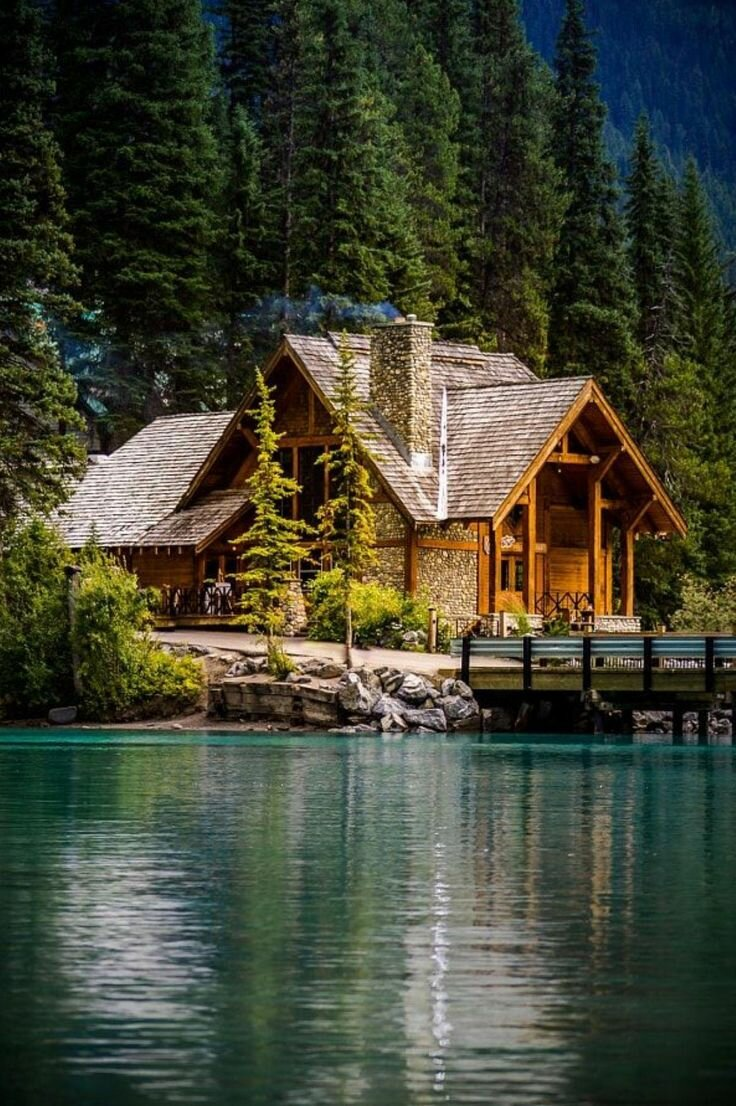
#> input picture Task2/photo.jpg, 736 x 1106 px
$ jupyter execute Task2.ipynb
#> lines starting #> are read from the running program, lines starting #| are printed output that depends on the picture
[cell 1]
import cv2
import numpy as np

[cell 2]
def saturation(filename, ratio=1.2):
#> called with filename = 'photo.jpg', ratio = 0.5
    print("Saturation change: Start")
    bgr_image = cv2.imread(filename, 1)
#> bgr_image is the input picture: shape (1106, 736, 3); mean B, G, R 52.9, 69.3, 65.8
    lab_image = cv2.cvtColor(bgr_image, cv2.COLOR_BGR2LAB)
#> lab_image: shape (1106, 736, 3); mean of channels 0, 1, 2 71.6, 124.4, 136.9
    l = np.array(lab_image[:, :, 0], np.float32)
    a = np.array(lab_image[:, :, 1], np.float32)
    b = np.array(lab_image[:, :, 2], np.float32)
    h, w = a.shape
#> h = 1106; w = 736
    for i in range(h):
        for k in range(w):
            a[i, k] = min(255, a[i, k] * ratio)
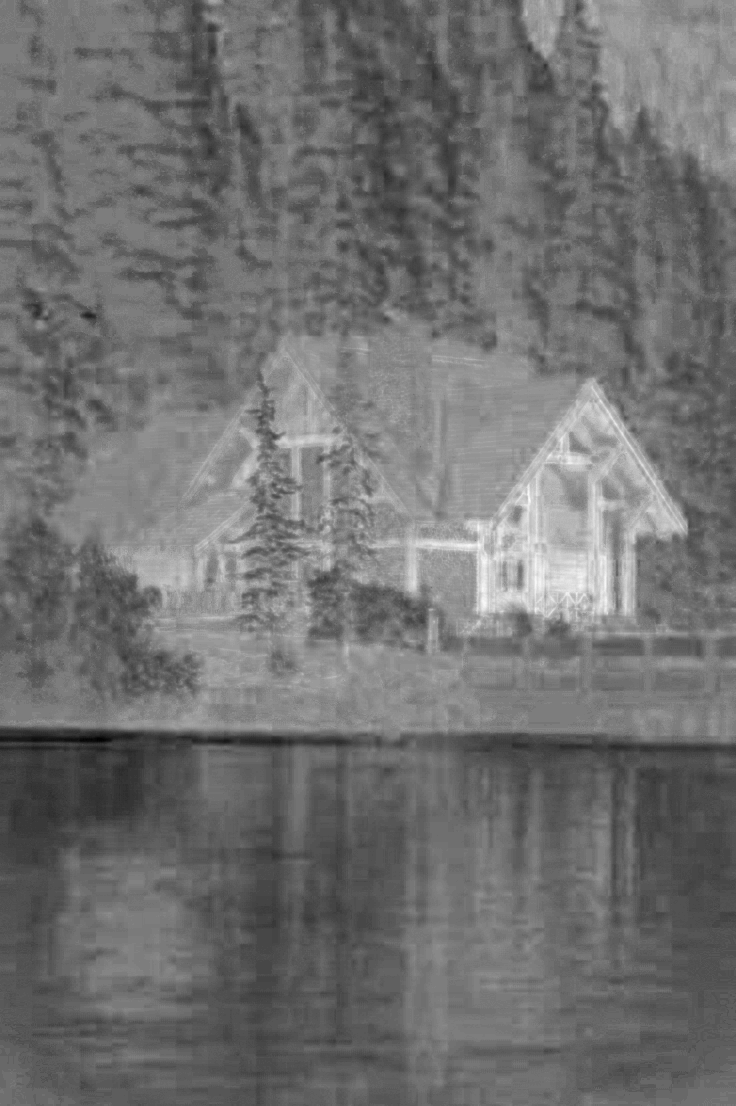
#> a: shape (1106, 736) float32; min 46.5, max 82, mean 62.2; drawn with min black and max white
    h, w = b.shape
    for i in range(h):
        for k in range(w):
            b[i, k] = min(255, b[i, k] * ratio)
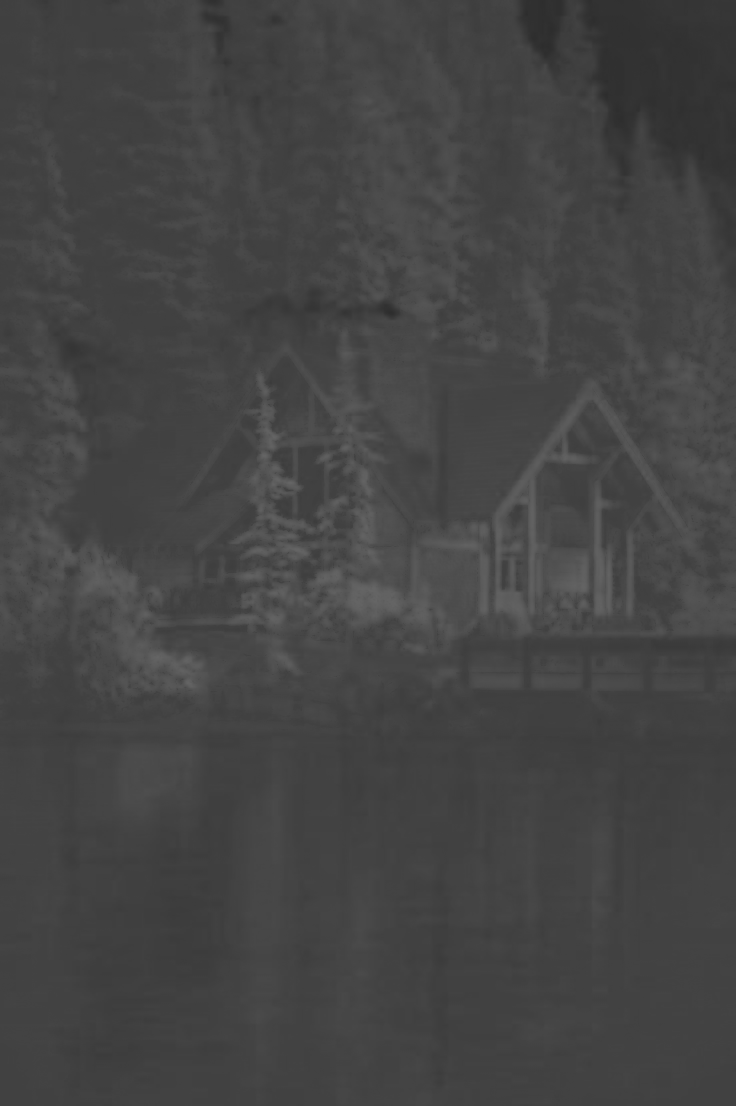
#> b: shape (1106, 736) float32; min 45, max 101.5, mean 68.5
    res = cv2.merge([l, a, b])
#> res: shape (1106, 736, 3) float32; mean of channels 0, 1, 2 71.6, 62.2, 68.4
    res = cv2.cvtColor(res.astype("uint8"), cv2.COLOR_LAB2BGR)
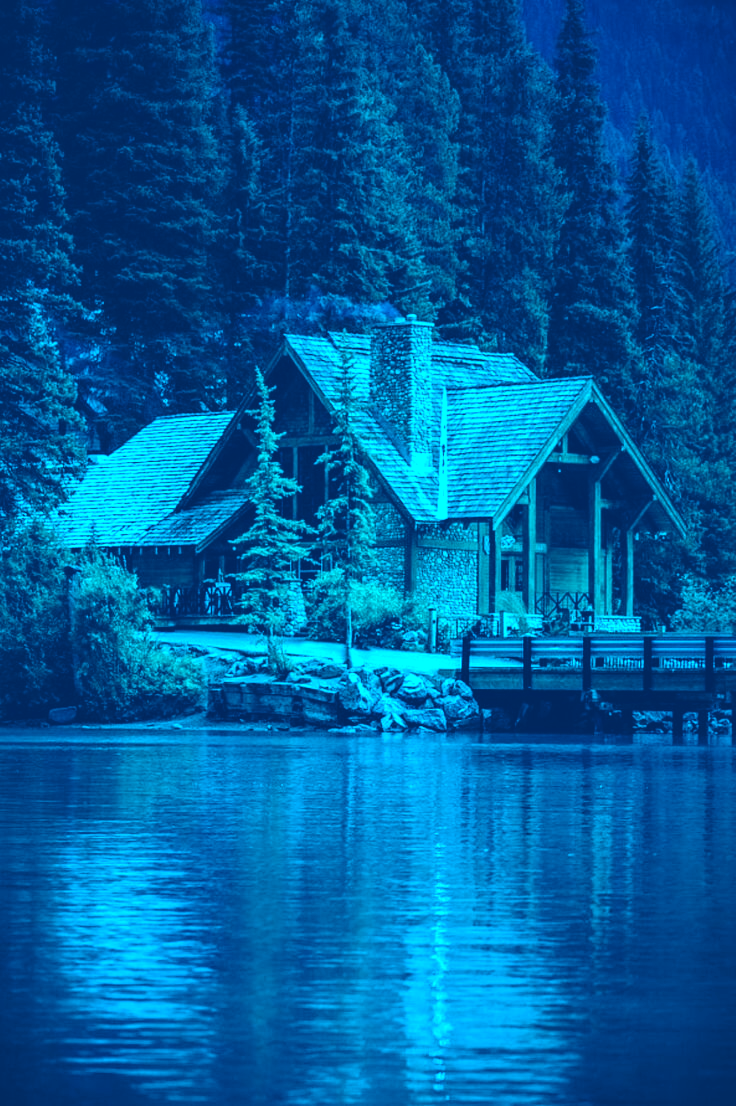
#> res: shape (1106, 736, 3); mean B, G, R 158.2, 95, 0
    cv2.imwrite("saturation_" + str(ratio) + "_" + filename, res)
    print("Saturation change: Done")

[cell 3]
def brightness(filename, delta=50):
#> called with filename = 'photo.jpg', delta = 150
    print("Brightness change: Start")
    bgr_image = cv2.imread(filename, 1)
    lab_image = cv2.cvtColor(bgr_image, cv2.COLOR_BGR2LAB)
    l = np.array(lab_image[:, :, 0], np.float32)
    h, w = l.shape
#> h = 1106; w = 736
    for i in range(h):
        for k in range(w):
            l[i, k] = min(255, l[i, k] + delta)
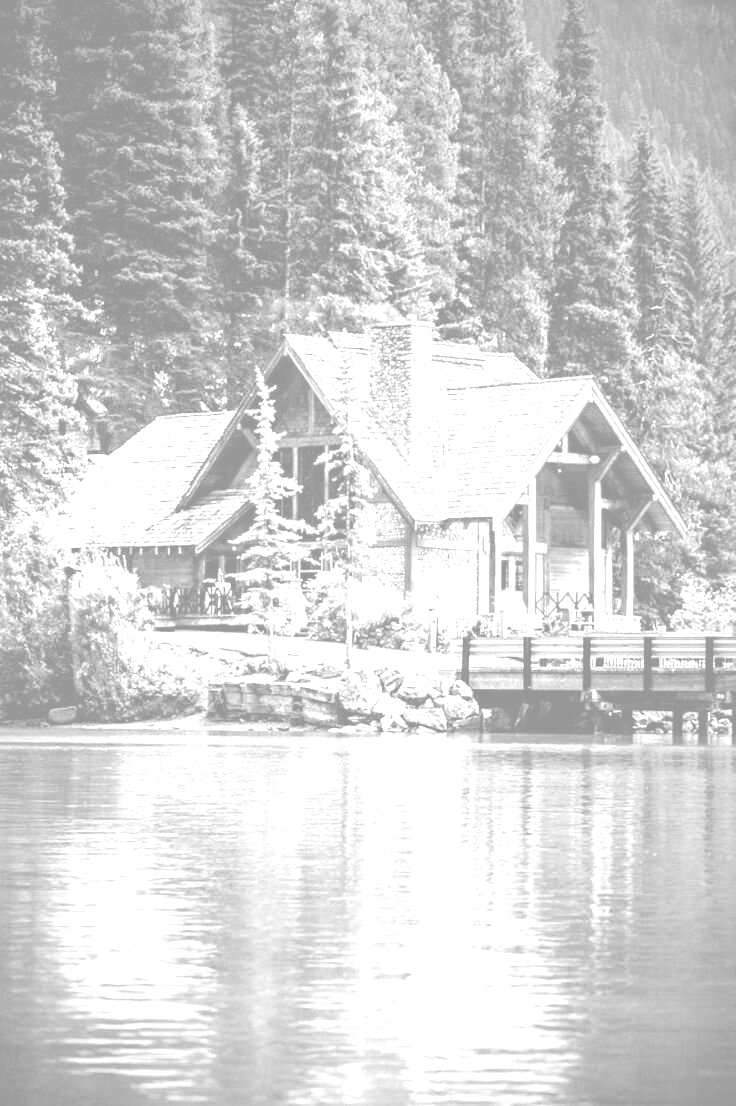
#> l: shape (1106, 736) float32; min 150, max 255, mean 210.7
    a = np.array(lab_image[:, :, 1], np.float32)
    b = np.array(lab_image[:, :, 2], np.float32)
    res = cv2.merge([l, a, b])
#> res: shape (1106, 736, 3) float32; mean of channels 0, 1, 2 211, 124.4, 136.9
    res = cv2.cvtColor(res.astype("uint8"), cv2.COLOR_LAB2BGR)
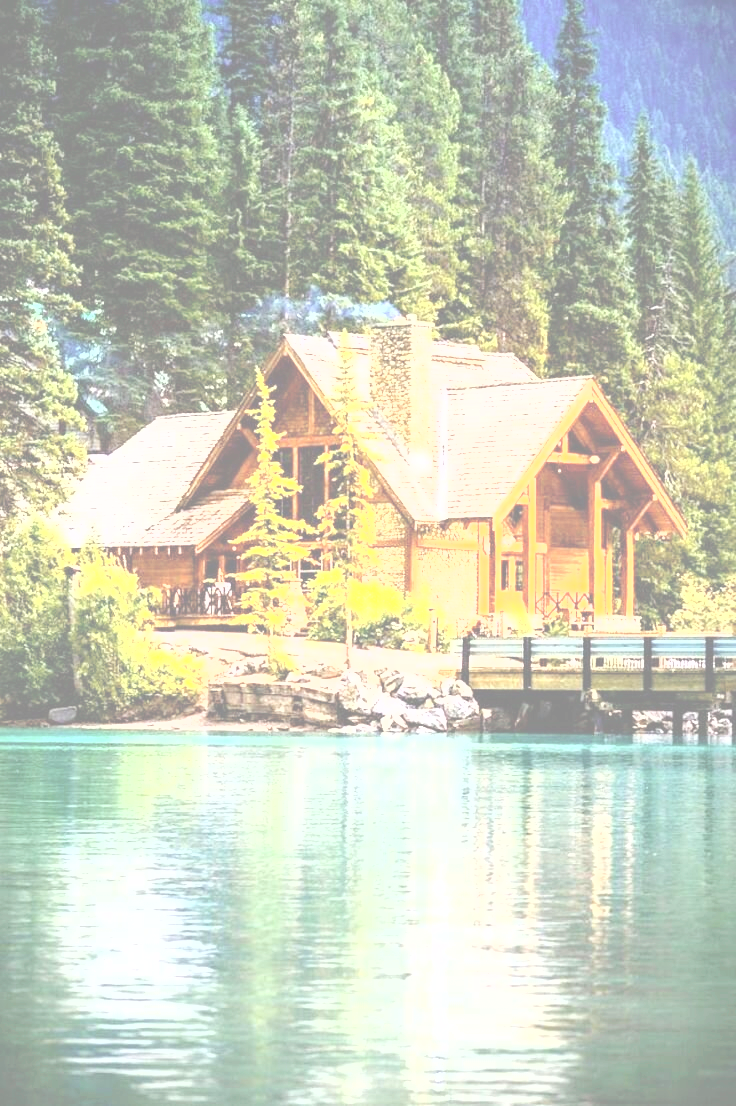
#> res: shape (1106, 736, 3); mean B, G, R 189.1, 207.2, 201.6
    cv2.imwrite("brightness_" + str(delta) + "_" + filename, res)
    print("Brightness change: Done")
